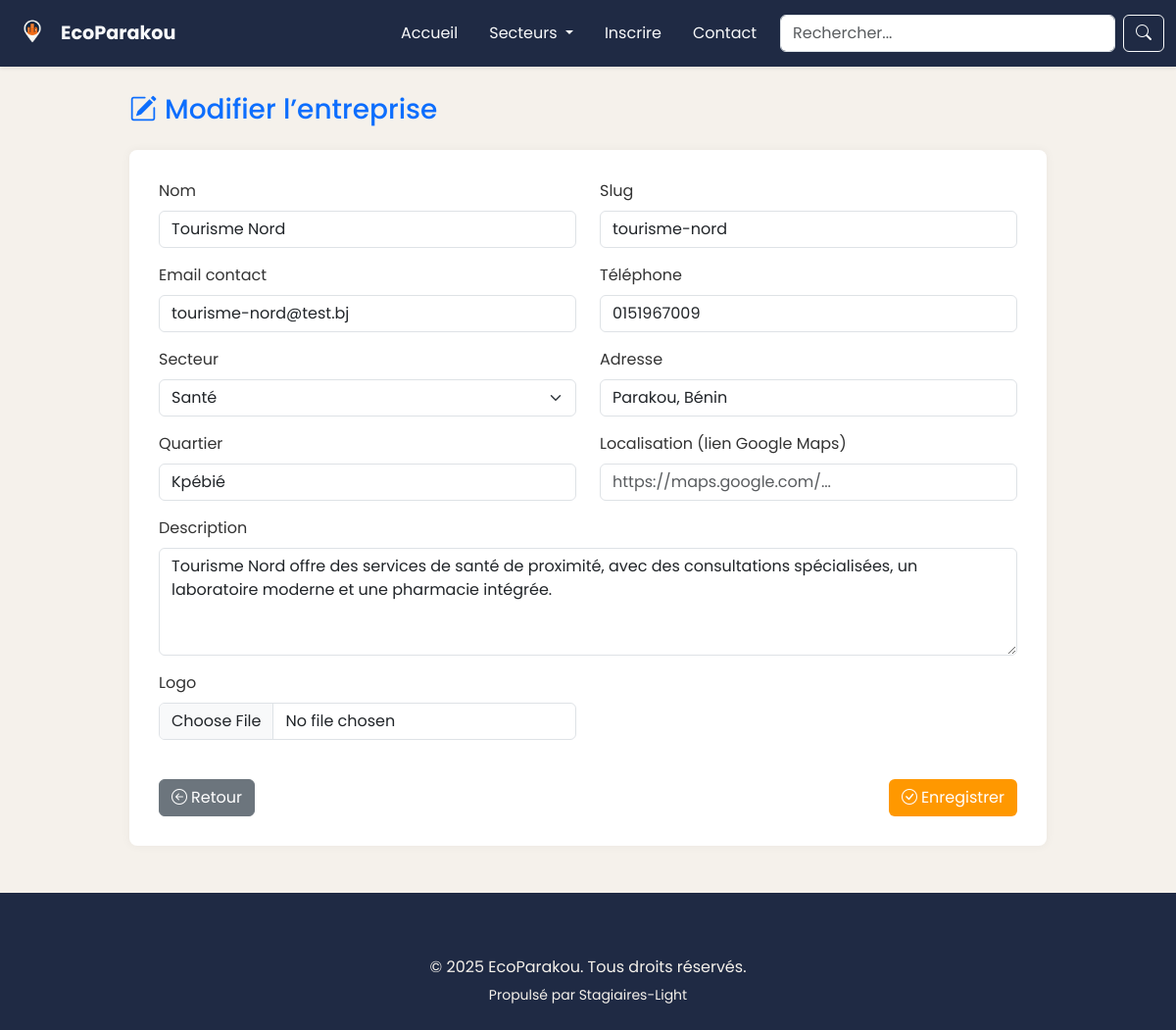
/admin/entreprise/modifier_entreprise.php?id=10 (signed in), run on the app's committed database.
### tables this page shows
CREATE TABLE `entreprises` (
  `id` int NOT NULL,
  `nom` varchar(255) NOT NULL,
  `slug` varchar(255) DEFAULT NULL,
  `description` text,
  `telephone` varchar(20) DEFAULT NULL,
  `email_contact` varchar(100) DEFAULT NULL,
  `adresse` text,
  `quartier` varchar(100) DEFAULT NULL,
  `localisation` varchar(100) DEFAULT NULL,
  `secteur_id` int DEFAULT NULL,
  `logo` varchar(255) DEFAULT NULL,
  `statut` enum('en_attente','valide','rejete','suspendu') DEFAULT 'en_attente',
  `motif_rejet` text,
  `motif_suspension` text,
  `date_inscription` datetime DEFAULT CURRENT_TIMESTAMP,
  `date_validation` datetime DEFAULT NULL,
  `modifie_par` int DEFAULT NULL
);

### admin/entreprise/modifier_entreprise.php (the view, shortened to what this page needs)
<?php
    include_once '../../includes/db.php';
    $id = intval($_GET['id'] ?? 0);
    $stmt = $mysqli->prepare("SELECT * FROM entreprises WHERE id = ?");
    $stmt->bind_param("i", $id);
    $stmt->execute();
    $res = $stmt->get_result();
    $entreprise = $res->fetch_assoc();
?>
<!DOCTYPE html>
<html lang="fr">
    <head>
        <?php include_once '../../includes/meta-head.php'; ?>
        <link rel="stylesheet" href="../../public/assets/css/modifier_entreprise.css">
        <link rel="stylesheet" href="../../public/assets/css/header.css">
        <link rel="stylesheet" href="../../public/assets/css/footer.css">
    </head>
    <body>
        <?php include_once '../../includes/header.php'; ?>
        <div class="container">
            <h3 class="mb-4 text-primary"><i class="bi bi-pencil-square me-2"></i>Modifier l’entreprise</h3>
            <div class="form-section">
                <form method="POST" enctype="multipart/form-data" class="needs-validation" novalidate id="form-modif">
                    <div class="row">
                        <div class="col-md-6 mb-3">
                        <label class="form-label">Nom</label>
                        <input type="text" name="nom" class="form-control" value="<?= htmlspecialchars($entreprise['nom']) ?>" required>
                        </div>
                        <div class="col-md-6 mb-3">
                        <label class="form-label">Slug</label>
                        <input type="text" name="slug" class="form-control" value="<?= htmlspecialchars($entreprise['slug']) ?>" required>
                        </div>
                        <div class="col-md-6 mb-3">
                        <label class="form-label">Email contact</label>
                        <input type="email" name="email_contact" class="form-control" value="<?= htmlspecialchars($entreprise['email_contact']) ?>" required>
                        </div>
                        <div class="col-md-6 mb-3">
                        <label class="form-label">Téléphone</label>
                        <input type="text" name="telephone" class="form-control" value="<?= htmlspecialchars($entreprise['telephone']) ?>" required>
                        </div>
                        <div class="col-md-6 mb-3">
                            <label class="form-label">Secteur</label>
                            <select name="secteur_id" class="form-select" required>
                                <?php
                                $secteurs = $mysqli->query("SELECT id, nom FROM secteurs ORDER BY nom");
                                while ($s = $secteurs->fetch_assoc()) {
                                $selected = ($s['id'] == $entreprise['secteur_id']) ? 'selected' : '';
                                echo "<option value='{$s['id']}' $selected>{$s['nom']}</option>";
                                }
                                ?>
                            </select>
                        </div>
                        <div class="col-md-6 mb-3">
                        <label class="form-label">Adresse</label>
                        <input type="text" name="adresse" class="form-control" value="<?= htmlspecialchars($entreprise['adresse']) ?>" required>
                        </div>
                        <div class="col-md-6 mb-3">
                        <label class="form-label">Quartier</label>
                        <input type="text" name="quartier" class="form-control" value="<?= htmlspecialchars($entreprise['quartier']) ?>" required>
                        </div>
                        <div class="col-md-6 mb-3">
                            <label for="localisation" class="form-label">Localisation (lien Google Maps)</label>
                            <input
                                type="url"
                                name="localisation"
                                id="localisation"
                                class="form-control"
                                value="<?= htmlspecialchars($entreprise['localisation']) ?>"
                                placeholder="https://maps.google.com/..."
                            >
                        </div>
                        <div class="col-md-12 mb-3">
                        <label class="form-label">Description</label>
                        <textarea name="description" class="form-control" rows="4" required><?= htmlspecialchars($entreprise['description']) ?></textarea>
                        </div>
                        <div class="col-md-6 mb-3">
                            <label class="form-label">Logo</label>
                            <input type="file" name="logo" class="form-control" onchange="previewLogo(this)">
                        </div>
                    </div>
                    <div class="d-flex justify-content-between mt-4">
                        <a href="liste_entreprise.php" class="btn btn-secondary">
                        <i class="bi bi-arrow-left-circle me-1"></i>Retour
                        </a>
                        <button type="submit" class="btn btn-accent">
                        <i class="bi bi-check-circle me-1"></i>Enregistrer
                        </button>
                    </div>
                </form>
            </div>
        </div>
        <?php include_once '../../includes/footer.php'; ?>
    </body>
</html>

### public/assets/css/style.css (style rules this page uses)
:root { --color-primary: #1F2A44; --color-accent: #FF9800; --color-bg: #F5F1EB; --color-text: #333333; --color-white: #ffffff; --color-muted: #6c757d; --color-hover: #f0f0f0; --font-main: 'Poppins', sans-serif; }
body { margin: 0; font-family: var(--font-main); background-color: var(--color-bg); color: var(--color-text); }

### public/assets/css/modifier_entreprise.css (style rules this page uses)
:root { --color-primary: #1F2A44; --color-accent: #FF9800; --color-bg: #F5F1EB; --color-text: #333333; --color-white: #ffffff; --color-muted: #6c757d; --font-main: 'Poppins', sans-serif; }
body { padding-top:55px ; }
.btn-accent { background-color: var(--color-accent); color: #ffffff; }
.container { max-width: 960px; margin-top: 40px; }
.form-section { background-color: #ffffff; padding: 30px; border-radius: 8px; box-shadow: 0 0 10px rgba(0,0,0,0.05); }

### public/assets/css/header.css (style rules this page uses)
:root { --color-primary: #1F2A44; --color-accent: #FF9800; --color-bg: #F5F1EB; --color-text: #333333; --font-main: 'Poppins', sans-serif; }
body { font-family: var(--font-main); }

### public/assets/css/footer.css (style rules this page uses)
:root { --color-primary: #1F2A44; --color-accent: #FF9800; --color-bg: #F5F1EB; --color-text: #333333; --font-main: 'Poppins', sans-serif; }
html, body { height: 100%; }
body { display: flex; flex-direction: column; }

### data on the page
entreprises: nom "Tourisme Nord", slug "tourisme-nord", email_contact "tourisme-nord@test.bj", telephone "0151967009", adresse "Parakou, Bénin", quartier "Kpébié", description "Tourisme Nord offre des services de santé de proximité, avec des consultations spécialisées, un laboratoire moderne et une pharmacie intégrée."

### other printed values
SITE_NAME "EcoParakou"
SITE_AUTHOR "Stagiaires-Light"
form field secteur_id "Santé"
